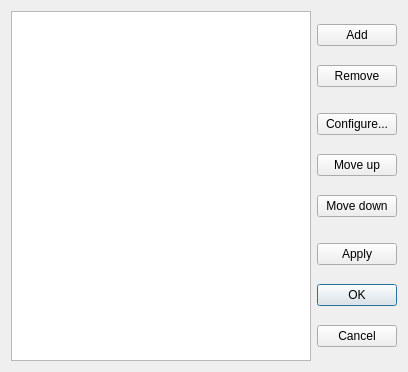
<?xml version="1.0" encoding="UTF-8"?>
<ui version="4.0">
 <class>ShaderManagerDlg</class>
 <widget class="QWidget" name="ShaderManagerDlg">
  <property name="windowTitle">
   <string>PCem Shader Manager</string>
  </property>
  <layout class="QHBoxLayout" name="mainLayout">
   <item>
    <widget class="QListWidget" name="IDC_LIST">
     <property name="minimumSize">
      <size>
       <width>300</width>
       <height>350</height>
      </size>
     </property>
    </widget>
   </item>
   <item>
    <layout class="QVBoxLayout" name="buttonLayout">
     <item>
      <widget class="QPushButton" name="IDC_ADD">
       <property name="text">
        <string>Add</string>
       </property>
      </widget>
     </item>
     <item>
      <widget class="QPushButton" name="IDC_REMOVE">
       <property name="text">
        <string>Remove</string>
       </property>
      </widget>
     </item>
     <item>
      <spacer name="spacer1">
       <property name="orientation">
        <enum>Qt::Vertical</enum>
       </property>
      </spacer>
     </item>
     <item>
      <widget class="QPushButton" name="IDC_CONFIG">
       <property name="text">
        <string>Configure...</string>
       </property>
      </widget>
     </item>
     <item>
      <widget class="QPushButton" name="IDC_MOVE_UP">
       <property name="text">
        <string>Move up</string>
       </property>
      </widget>
     </item>
     <item>
      <widget class="QPushButton" name="IDC_MOVE_DOWN">
       <property name="text">
        <string>Move down</string>
       </property>
      </widget>
     </item>
     <item>
      <spacer name="spacer2">
       <property name="orientation">
        <enum>Qt::Vertical</enum>
       </property>
      </spacer>
     </item>
     <item>
      <widget class="QPushButton" name="IDC_APPLY">
       <property name="text">
        <string>Apply</string>
       </property>
      </widget>
     </item>
     <item>
      <widget class="QPushButton" name="wxID_OK">
       <property name="text">
        <string>OK</string>
       </property>
       <property name="default">
        <bool>true</bool>
       </property>
      </widget>
     </item>
     <item>
      <widget class="QPushButton" name="wxID_CANCEL">
       <property name="text">
        <string>Cancel</string>
       </property>
      </widget>
     </item>
    </layout>
   </item>
  </layout>
 </widget>
 <resources/>
 <connections/>
</ui>
